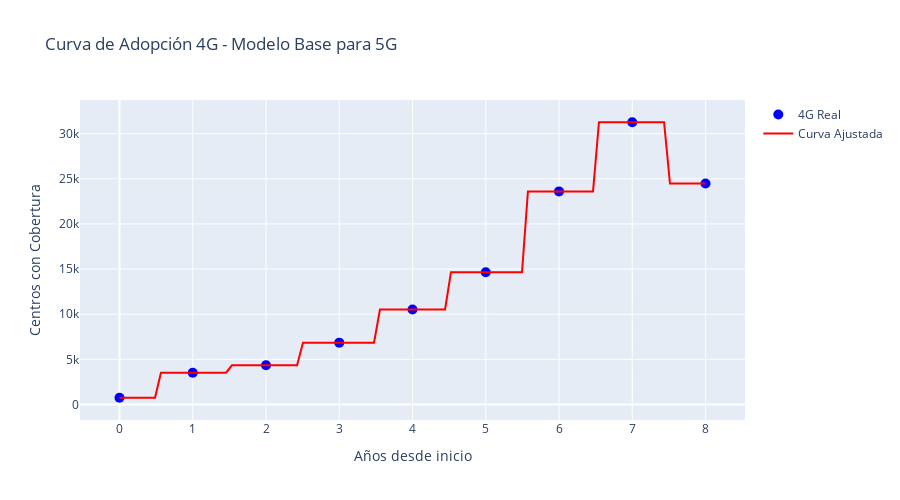

The notebook cell saved with this chart:
### Markdown cell above
## Modelo de Predicción 5G

Estrategia: Usar el patrón de crecimiento de 4G/LTE (tecnologías más recientes) como base para predecir 5G.

### Code cell
df_4g_growth = df_tech[df_tech['Centros_4G'] > 0].copy()
df_4g_growth['Años_desde_inicio'] = range(len(df_4g_growth))

años_historicos = df_4g_growth['Años_desde_inicio'].values
valores_4g = df_4g_growth['Centros_4G'].values

X_4g = años_historicos.reshape(-1, 1)
y_4g = valores_4g

modelo_4g = GradientBoostingRegressor(n_estimators=100, max_depth=5, random_state=42)
modelo_4g.fit(X_4g, y_4g)

print("Patrón de crecimiento 4G capturado")
print(f"R² del modelo base: {modelo_4g.score(X_4g, y_4g):.4f}")

fig = go.Figure()

fig.add_trace(go.Scatter(
    x=años_historicos,
    y=valores_4g,
    mode='markers',
    name='4G Real',
    marker=dict(size=10, color='blue')
))

años_fit = np.linspace(0, max(años_historicos), 100)
valores_fit = modelo_4g.predict(años_fit.reshape(-1, 1))

fig.add_trace(go.Scatter(
    x=años_fit,
    y=valores_fit,
    mode='lines',
    name='Curva Ajustada',
    line=dict(color='red', width=2)
))

fig.update_layout(
    title='Curva de Adopción 4G - Modelo Base para 5G',
    xaxis_title='Años desde inicio',
    yaxis_title='Centros con Cobertura',
    height=500
)

fig.write_html('graficos/curva_adopcion_4g.html')
fig.show()

### Figure 1 — Plotly figure (JSON) as saved in the notebook; plotly's stock layout.template omitted (floating-point values rounded to 4 significant figures)
{"data": [{"marker": {"color": "blue", "size": 10}, "mode": "markers", "name": "4G Real", "type": "scatter", "x": [0, 1, 2, 3, 4, 5, 6, 7, 8], "y": [745, 3523, 4337, 6850, 10527, 14657, 23606, 31266, 24481]}, {"line": {"color": "red", "width": 2}, "mode": "lines", "name": "Curva Ajustada", "type": "scatter", "x": [0.0, 0.08081, 0.1616, 0.2424, 0.3232, 0.404, 0.4848, 0.5657, 0.6465, 0.7273, 0.8081, 0.8889, 0.9697, 1.051, 1.131, 1.212, 1.293, 1.374, 1.455, 1.535, 1.616, 1.697, 1.778, 1.859, 1.939, 2.02, 2.101, 2.182, 2.263, 2.343, 2.424, 2.505, 2.586, 2.667, 2.747, 2.828, 2.909, 2.99, 3.071, 3.152, 3.232, 3.313, 3.394, 3.475, 3.556, 3.636, 3.717, 3.798, 3.879, 3.96, 4.04, 4.121, 4.202, 4.283, 4.364, 4.444, 4.525, 4.606, 4.687, 4.768, 4.848, 4.929, 5.01, 5.091, 5.172, 5.253, 5.333, 5.414, 5.495, 5.576, 5.657, 5.737, 5.818, 5.899, 5.98, 6.061, 6.141, 6.222, 6.303, 6.384, 6.465, 6.545, 6.626, 6.707, 6.788, 6.869, 6.949, 7.03, 7.111, 7.192, 7.273, 7.354, 7.434, 7.515, 7.596, 7.677, 7.758, 7.838, 7.919, 8.0], "y": [745.3, 745.3, 745.3, 745.3, 745.3, 745.3, 745.3, 3523.0, 3523.0, 3523.0, 3523.0, 3523.0, 3523.0, 3523.0, 3523.0, 3523.0, 3523.0, 3523.0, 3523.0, 4337.0, 4337.0, 4337.0, 4337.0, 4337.0, 4337.0, 4337.0, 4337.0, 4337.0, 4337.0, 4337.0, 4337.0, 6850.0, 6850.0, 6850.0, 6850.0, 6850.0, 6850.0, 6850.0, 6850.0, 6850.0, 6850.0, 6850.0, 6850.0, 6850.0, 10530.0, 10530.0, 10530.0, 10530.0, 10530.0, 10530.0, 10530.0, 10530.0, 10530.0, 10530.0, 10530.0, 10530.0, 14660.0, 14660.0, 14660.0, 14660.0, 14660.0, 14660.0, 14660.0, 14660.0, 14660.0, 14660.0, 14660.0, 14660.0, 14660.0, 23610.0, 23610.0, 23610.0, 23610.0, 23610.0, 23610.0, 23610.0, 23610.0, 23610.0, 23610.0, 23610.0, 23610.0, 31270.0, 31270.0, 31270.0, 31270.0, 31270.0, 31270.0, 31270.0, 31270.0, 31270.0, 31270.0, 31270.0, 31270.0, 24480.0, 24480.0, 24480.0, 24480.0, 24480.0, 24480.0, 24480.0]}], "layout": {"height": 500, "title": {"text": "Curva de Adopción 4G - Modelo Base para 5G"}, "xaxis": {"title": {"text": "Años desde inicio"}}, "yaxis": {"title": {"text": "Centros con Cobertura"}}}}
